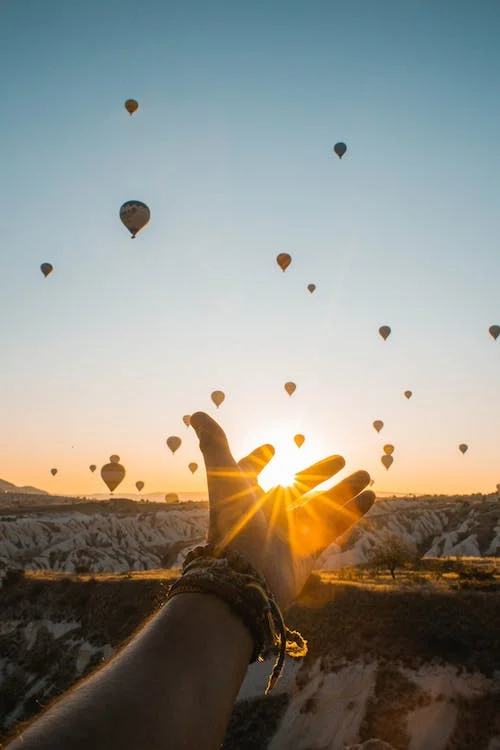
#> input picture OpenCV/photos/3.webp, 500 x 750 px
$ python bsaicFunstions.py
#> lines starting #> are read from the running program, lines starting #| are printed output that depends on the picture; after the words box and inside, x2 and y2 are one past the last pixel; in counts of white or black regions, pixels touching at a corner belong together
import cv2 as cv

img = cv.imread('photos/3.webp')
#> img is the input picture: shape (750, 500, 3); mean B, G, R 132.6, 140.5, 141
# [11 lines of commented-out code are left out]
cunny = cv.Canny(img,125,125)
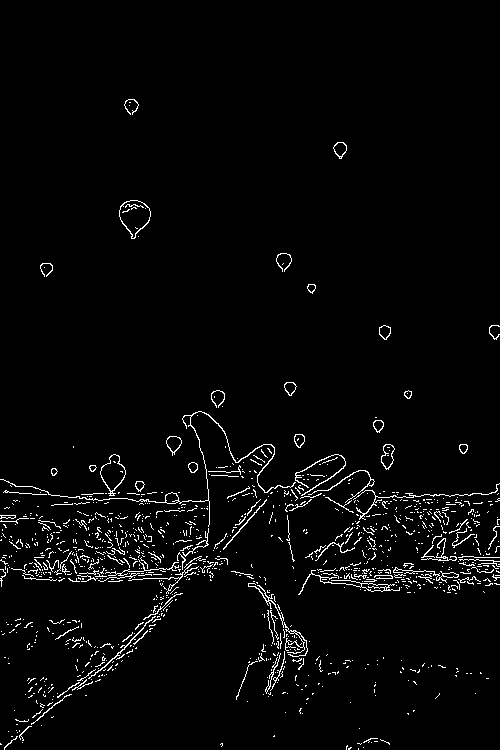
#> cunny: shape (750, 500); 2.8% white in thin lines or dots, all inside (x1, y1, x2, y2) = (0, 99, 500, 750)
cv.imshow('Cunny Edges',cunny)

# #Dialted Images
# dialated = cv.dilate(cunny,(7,7),iterations=3)
# cv.imshow('Dialated',dialated)

# #Erotaded Images
# erotate = cv.erode(dialated,(7,7),iterations=3)
# cv.imshow('Erodad',erotate)


#resize image
resized = cv.resize(img,(500,500),interpolation=cv.INTER_LINEAR)
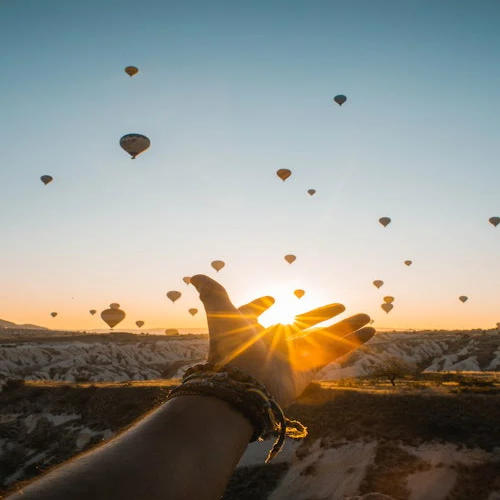
#> resized: shape (500, 500, 3); mean B, G, R 132.6, 140.5, 141
cv.imshow('Resized',resized)

#cropping image
crop = img[50:100,100:200]
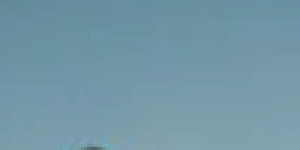
#> crop: shape (50, 100, 3) (shown 3 times larger); mean B, G, R 166.5, 151.8, 114.7
cv.imshow('Cropped',crop)


cv.waitKey(0)

$ run again, with OpenCV/photos/1.jpg saved as OpenCV/photos/3.webp
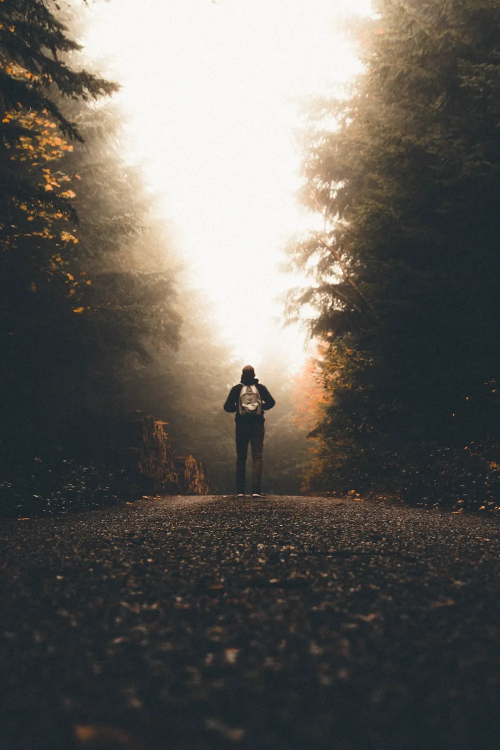
#> input picture OpenCV/photos/1.jpg, 1000 x 1500 px (shown at 1/2 size)
#> img is the input picture: shape (1500, 1000, 3); mean B, G, R 90.4, 95.6, 98.8
#> `cunny = cv.Canny(img,125,125)`:
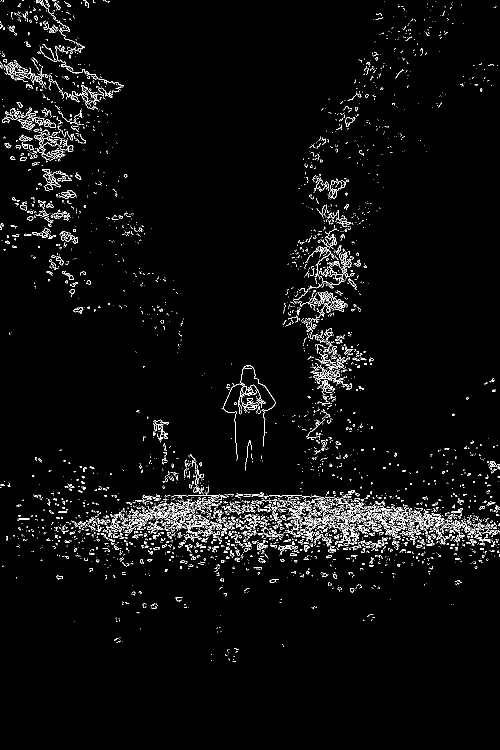
#> cunny: shape (1500, 1000) (shown at 1/2 size); 3.1% white in thin lines or dots, all inside (x1, y1, x2, y2) = (0, 0, 1000, 1324)
#> `crop = img[50:100,100:200]`:
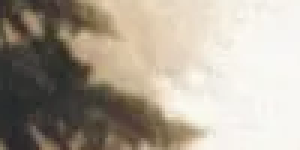
#> crop: shape (50, 100, 3) (shown 3 times larger); mean B, G, R 150.2, 163.8, 173

$ run again, with OpenCV/photos/2.jpg saved as OpenCV/photos/3.webp
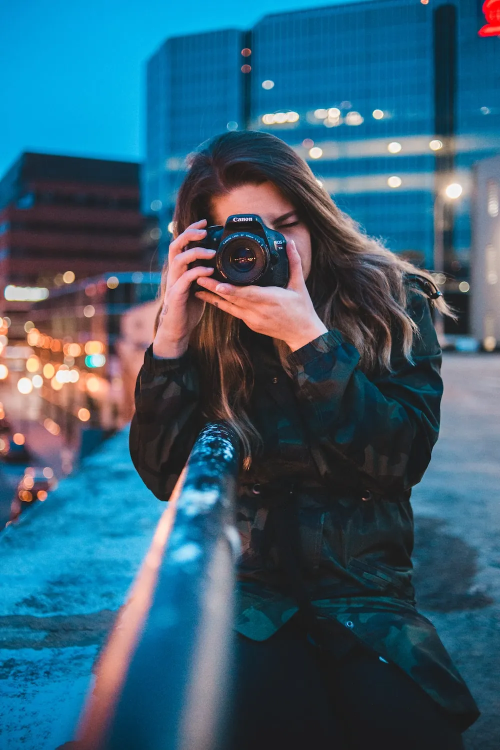
#> input picture OpenCV/photos/2.jpg, 1000 x 1500 px (shown at 1/2 size)
#> img is the input picture: shape (1500, 1000, 3); mean B, G, R 114.3, 93.7, 54.1
#> `cunny = cv.Canny(img,125,125)`:
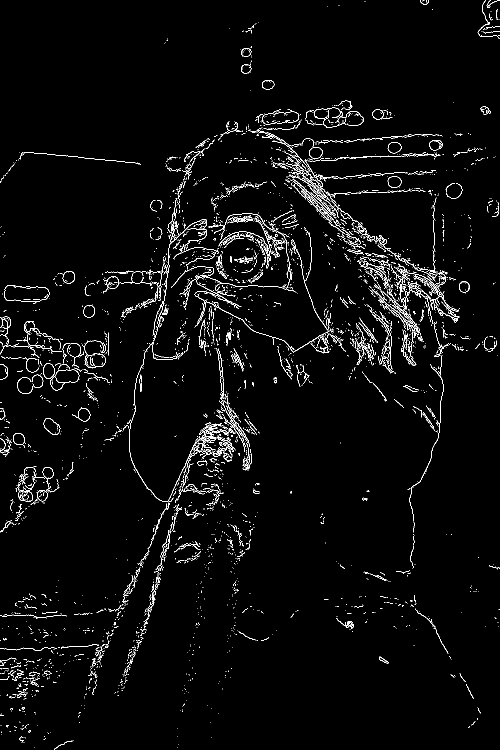
#> cunny: shape (1500, 1000) (shown at 1/2 size); 2.8% white in thin lines or dots
#> `crop = img[50:100,100:200]`:
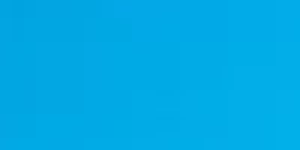
#> crop: shape (50, 100, 3) (shown 3 times larger); mean B, G, R 229.5, 169.9, 1.2
